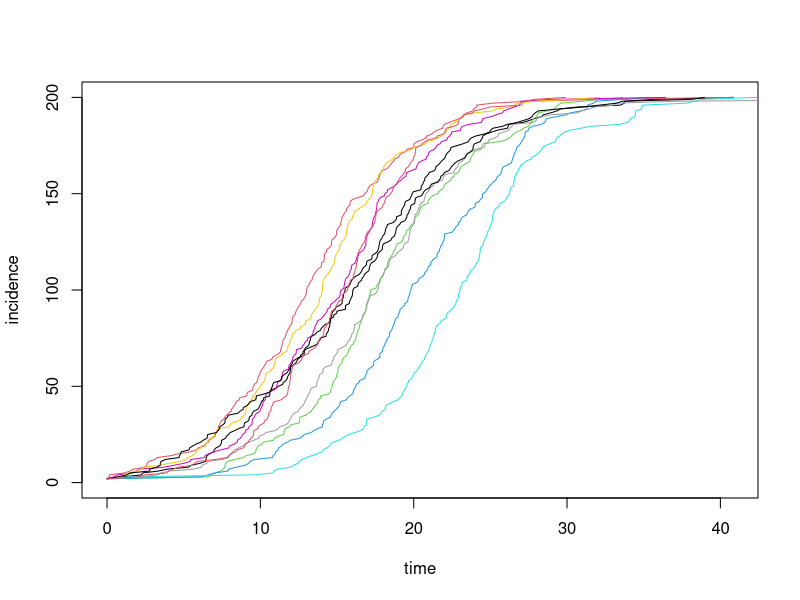
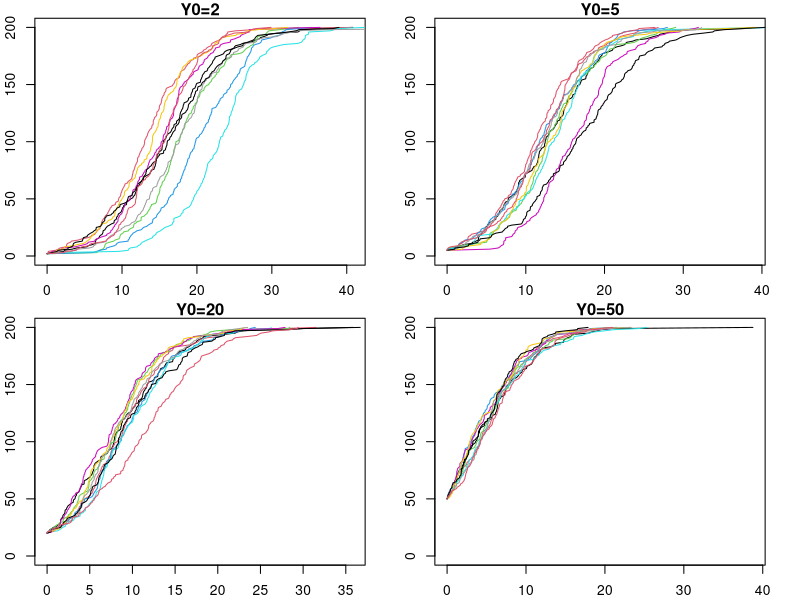
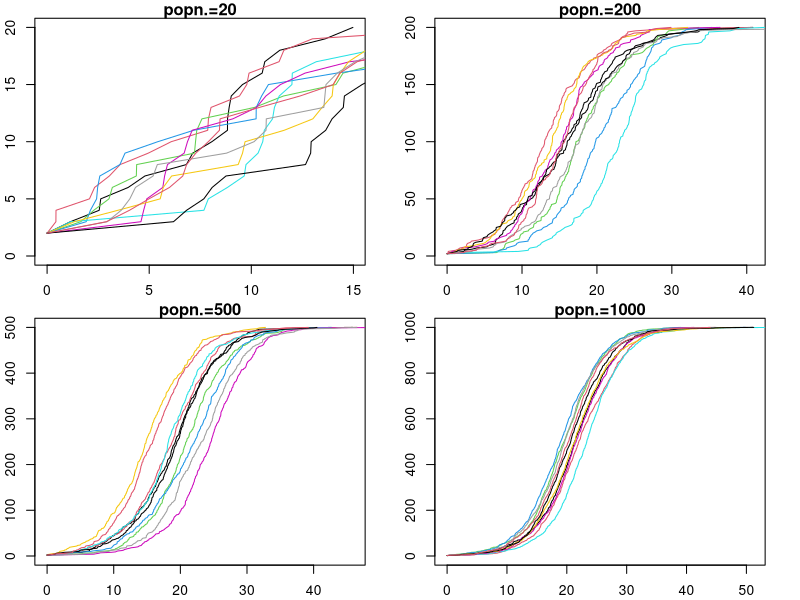
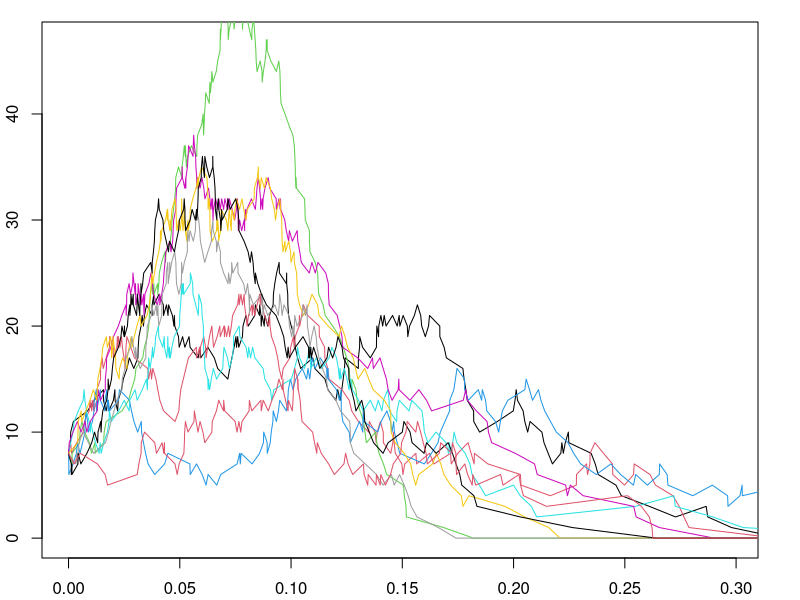
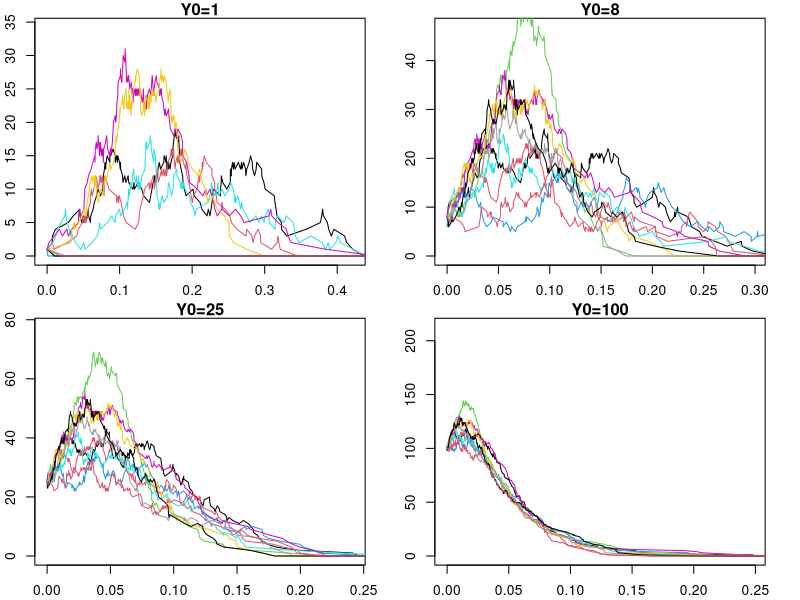
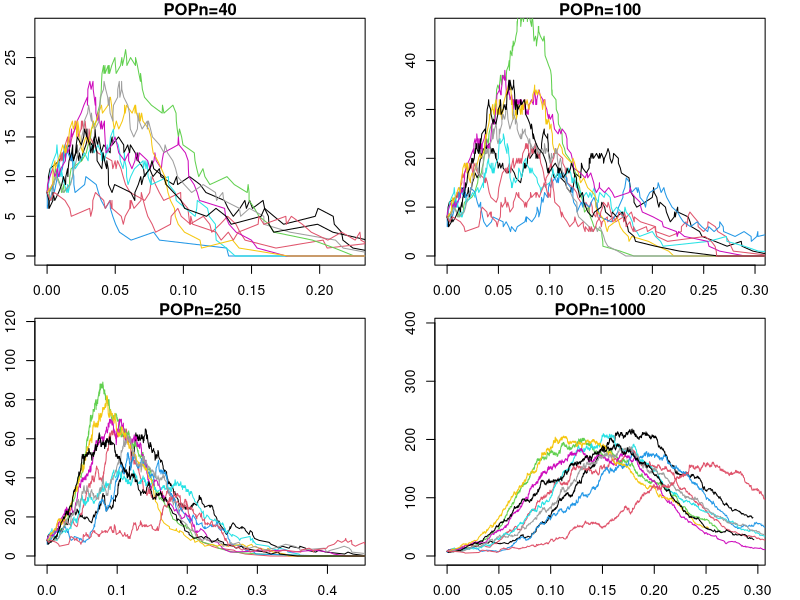

Generate these figures, in order, with R:
## Exercise 4
## stochastic sim

## a single stochastic step 
SI.onestep <- function (x, params) {     #function for one step of the stochastic SI epidemic
  X <- x[2]                             #the second element of x is number of susceptibles X (n.b. the firt is time)
  Y <- x[3]                             #the third element of x is number of infecteds Y
  with(
    as.list(params),
    {
      new.Y <- Y+1                      #whenever an event occurs we increase infecteds by 1...
      new.X <- X-1                      #and descrease susceptibles by 1
      tau <- rexp(n=1,rate=params$beta*X*Y/(X+Y))  #exponential random time to next event
      c(tau=tau,X=new.X,Y=new.Y)        #store result
    }
  )
}

#Now, we write a loop to iterate this simulation routine.
SI.model <- function (x, params, nstep) { #function to iterate the stochastic SI for nstep events
  output <- array(dim=c(nstep+1,3))       #set up an array to store all the results
  colnames(output) <- c("time","X","Y")   #name the variables in the array
  output[1,] <- x                         #the first record of the array is the initial condition
  for (k in 1:nstep) {                    #iterate the model for nstep events
    output[k+1,] <- x <- SI.onestep(x,params) #update x and store result
  }
  output                                  #return output
}
#######
#######
set.seed(38499583)                        #set the random seed so results are repeatable
nsims <- 10                               #number of simulations to run
pop.size <- 200                           #total size of the population
Y0 <- 2                                   #initial number infected
nstep <- pop.size-Y0                      #how many steps to run? until everyone infected
xstart <- c(time=0,X=(pop.size-Y0),Y=Y0)  #initial conditions
params <- list(beta=0.3) #parameters
data <- vector(mode='list',length=nsims)  #create a list called ``data'' to store all runs
for (k in 1:nsims) {                      #simulate k different runs
  data[[k]] <- as.data.frame(SI.model(xstart,params,nstep))  #main simulation step
  data[[k]]$cum.time <- cumsum(data[[k]]$time) #calculates the running sum of inter-event intervals
}
max.y<-max(data[[1]]$cum.time)               #find the maximum time any simulation ran (to set x axis)
plot(c(0,pop.size),c(0,pop.size),type='n',xlab='time',ylab='incidence',xlim=c(0,max.y)) #set up plot
for (k in 1:nsims) {                      #loop over each simulation...
  lines(Y~cum.time,data=data[[k]],col=k,type='l')  #to plot
}
  
########################
# exercise 1
# play with Y0 and pop.size to see the effect on the prob of an epidemic and final size:

change.y0 <- function(y0){
set.seed(38499583)
nsims <- 10
Y0 <- y0
nstep <- pop.size-Y0
xstart <- c(time=0,X=(pop.size-Y0),Y=Y0)  
data <- vector(mode='list',length=nsims)  #create a list called ``data'' to store all runs
for (k in 1:nsims) {                      #simulate k different runs
  data[[k]] <- as.data.frame(SI.model(xstart,params,nstep))  #main simulation step
  data[[k]]$cum.time <- cumsum(data[[k]]$time) #calculates the running sum of inter-event intervals
}
max.y<-max(data[[1]]$cum.time)               #find the maximum time any simulation ran (to set x axis)
plot(c(0,pop.size),c(0,pop.size),type='n',xlab='time',ylab='incidence',xlim=c(0,max.y), main=paste0("Y0=",y0)) #set up plot
for (k in 1:nsims) {                      #loop over each simulation...
  lines(Y~cum.time,data=data[[k]],col=k,type='l')  #to plot
}
}
par(mar=c(2,2,1,2)+0.1)
par(mfrow=c(2,2))
change.y0(2)
change.y0(5)
change.y0(20)
change.y0(50)
## so as initial number of infected grows the speed of the takeoff increases
## epidemic size can't change (SI model and we run until all infected)
## realised trajectories also converge as the initial number infected increases. 

change.pop <- function(pop){
  set.seed(38499583)
  pop.size <- pop
  Y0 <- 2
  nsims <- 10
  nstep <- pop.size-Y0
  xstart <- c(time=0,X=(pop.size-Y0),Y=Y0)  
  data <- vector(mode='list',length=nsims)  #create a list called ``data'' to store all runs
  for (k in 1:nsims) {                      #simulate k different runs
    data[[k]] <- as.data.frame(SI.model(xstart,params,nstep))  #main simulation step
    data[[k]]$cum.time <- cumsum(data[[k]]$time) #calculates the running sum of inter-event intervals
  }
  max.y<-max(data[[1]]$cum.time)               #find the maximum time any simulation ran (to set x axis)
  plot(c(0,pop.size),c(0,pop.size),type='n',xlab='time',ylab='incidence',xlim=c(0,max.y), main=paste0("popn.=",pop)) #set up plot
  for (k in 1:nsims) {                      #loop over each simulation...
    lines(Y~cum.time,data=data[[k]],col=k,type='l')  #to plot
  }
}
par(mar=c(2,2,1,2)+0.1)
par(mfrow=c(2,2))
change.pop(20)
change.pop(200)
change.pop(500)
change.pop(1000)
## so increasing the pop size (with constant Y0) decreases the speed of take off. Also the simulations converge better on a single trajectory
## small pop size results in very noisy realised epidemics


########################
# exercise 2 - SIR model 
# 
SIR.onestep <- function (x, params) {  #function to calculate one step of stochastic SIR
  X <- x[2]                            #local variable for susceptibles
  Y <- x[3]                            #local variable for infecteds
  Z <- x[4]                            #local variable for recovereds
  N <- X+Y+Z                           #total population size (subject to demographic change)
  with(                                #use with as in deterministic model to simplify code
    as.list(params), 
    {
      total.rate <- mu*N+beta*X*Y/N+mu*X+mu*Y+gamma*Y+mu*Z #calculate ``total rate''
      tau <- rexp(n=1,rate=total.rate)                     #inter-event time
      new.xyz <- c(X,Y,Z) #initialize a local variable at previous state variable values
      U <- runif(1)       #uniform random deviate
      new.xyz<-c(X,Y,Z-1) #death of recovered id ``default''      
      if (U<=(mu*N+beta*X*Y/N+mu*X+gamma*Y+mu*Y)/total.rate) new.xyz<-c(X,Y-1,Z) 
      #death of infected
      if (U<=(mu*N+beta*X*Y/N+mu*X+gamma*Y)/total.rate) new.xyz<-c(X,Y-1,Z+1)    
      #recovery of infected
      if (U<=(mu*N+beta*X*Y/N+mu*X)/total.rate) new.xyz<-c(X-1,Y,Z)    #death of a susceptible
      if (U<=(mu*N+beta*X*Y/N)/total.rate) new.xyz<-c(X-1,Y+1,Z)       #transmission event
      if (U<=(mu*N/total.rate)) new.xyz<-c(X+1, Y, Z)                  #birth of susceptible
      c(tau,new.xyz) #store result
    }
  )
}
SIR.model <- function (x, params, nstep) {  #function to simulate stochastic SIR
  output <- array(dim=c(nstep+1,4))         #set up array to store results
  colnames(output) <- c("time","X","Y","Z") #name variables
  output[1,] <- x                           #first record of output is initial condition
  for (k in 1:nstep) {                      #iterate for nstep steps
    output[k+1,] <- x <- SIR.onestep(x,params)
  }
  output                                    #return output
}
par(mfrow=c(1,1))
set.seed(38499583)                #set seed
nsims <- 10                       #number of simulations
pop.size <- 100                   #total population size
Y0 <- 8                           #initial number infected
X0 <- round(0.98*pop.size)        #initial number suscepitlble (~98% of population)
nstep <- 1600                     #number of events to simulate
xstart <- c(time=0,X=X0,Y=Y0,Z=pop.size-X0-Y0) #initial conditions
params <- list(mu=0.00001,beta=60,gamma=365/13) #parameters
data <- vector(mode='list',length=nsims) #initialize list to store the output
for (k in 1:nsims) {              #simulate nsims times
  data[[k]] <- as.data.frame(SIR.model(xstart,params,nstep))
  data[[k]]$cum.time <- cumsum(data[[k]]$time)
}
max.time<-data[[1]]$cum.time[max(which(data[[1]]$Y>0))] #maximum time in first simulation
max.y<-1.8*max(data[[1]]$Y)       #find max infected in run 1 and increase by 80% for plot
plot(Y~cum.time,data=data[[1]],type='n',xlab='Time',ylab='Incidence',col=1,xlim=c(0,max.time),ylim=c(0,max.y))
for (k in 1:nsims) {              #add multiple epidemics to plot
  lines(Y~cum.time,data=data[[k]],col=k,type='l')
}

change.y0.sir <- function(y0){
  set.seed(38499583)                #set seed
  nsims <- 10                       #number of simulations
  pop.size <- 100                   #total population size
  Y0 <- y0                          #initial number infected
  X0 <- round(0.98*pop.size)        #initial number suscepitlble (~98% of population)
  nstep <- 1600                     #number of events to simulate
  xstart <- c(time=0,X=X0,Y=Y0,Z=pop.size-X0-Y0) #initial conditions
  params <- list(mu=0.00001,beta=60,gamma=365/13) #parameters
  data <- vector(mode='list',length=nsims) #initialize list to store the output
  for (k in 1:nsims) {              #simulate nsims times
    data[[k]] <- as.data.frame(SIR.model(xstart,params,nstep))
    data[[k]]$cum.time <- cumsum(data[[k]]$time)
  }
  max.time<-data[[1]]$cum.time[max(which(data[[1]]$Y>0))] #maximum time in first simulation
  max.y<-1.8*max(data[[1]]$Y)       #find max infected in run 1 and increase by 80% for plot
  plot(Y~cum.time,data=data[[1]],type='n',xlab='Time',ylab='Incidence',col=1,xlim=c(0,max.time),ylim=c(0,max.y), main=paste0("Y0=",y0))
  for (k in 1:nsims) {              #add multiple epidemics to plot
    lines(Y~cum.time,data=data[[k]],col=k,type='l')
  }
}
par(mfrow=c(2,2))
change.y0.sir(1)
change.y0.sir(8)
change.y0.sir(25)
change.y0.sir(100)
## increasing the number of initial inf makes the stoch model behave more like the det. model
## BUT unlike the SI model the size of the epidemic is different between realisations. 
## for Y0 = 1 then in only 5 out of the 10 simulated chains is there an outbreak
change.pop.sir <- function(pop){
  set.seed(38499583)                #set seed
  nsims <- 10                       #number of simulations
  pop.size <- pop                   #total population size
  Y0 <- 8                          #initial number infected
  X0 <- round(0.98*pop.size)        #initial number suscepitlble (~98% of population)
  nstep <- 1600                     #number of events to simulate
  xstart <- c(time=0,X=X0,Y=Y0,Z=pop.size-X0-Y0) #initial conditions
  params <- list(mu=0.00001,beta=60,gamma=365/13) #parameters
  data <- vector(mode='list',length=nsims) #initialize list to store the output
  for (k in 1:nsims) {              #simulate nsims times
    data[[k]] <- as.data.frame(SIR.model(xstart,params,nstep))
    data[[k]]$cum.time <- cumsum(data[[k]]$time)
  }
  max.time<-data[[1]]$cum.time[max(which(data[[1]]$Y>0))] #maximum time in first simulation
  max.y<-1.8*max(data[[1]]$Y)       #find max infected in run 1 and increase by 80% for plot
  plot(Y~cum.time,data=data[[1]],type='n',xlab='Time',ylab='Incidence',col=1,xlim=c(0,max.time),ylim=c(0,max.y), main=paste0("POPn=",pop))
  for (k in 1:nsims) {              #add multiple epidemics to plot
    lines(Y~cum.time,data=data[[k]],col=k,type='l')
  }
}
par(mfrow=c(2,2))
change.pop.sir(40)
change.pop.sir(100)
change.pop.sir(250)
change.pop.sir(1000)
# 